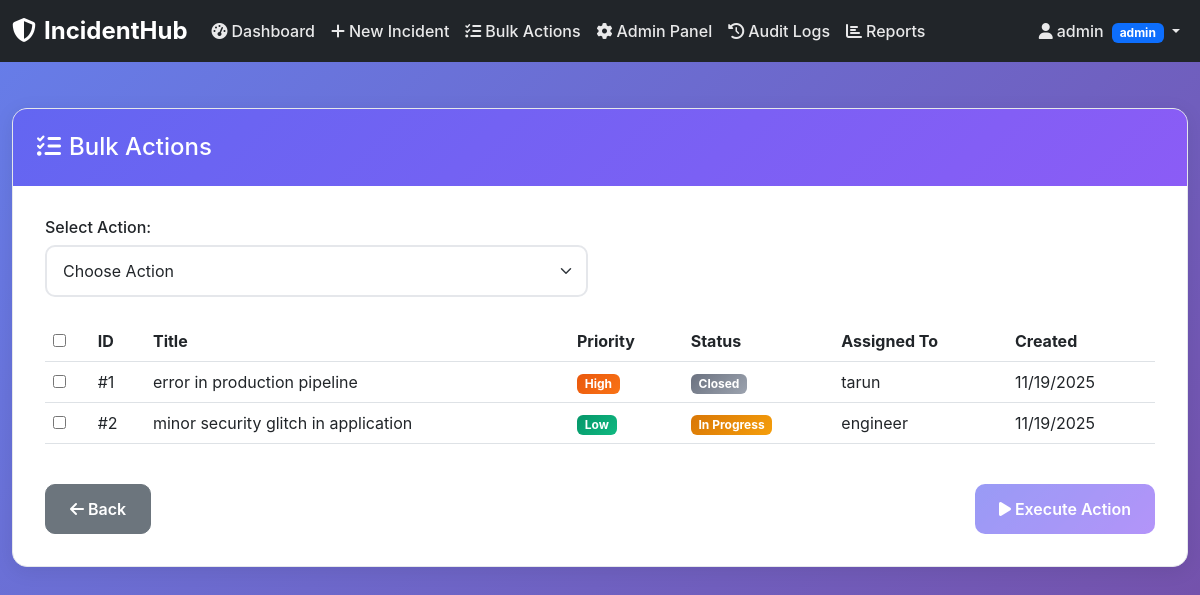
/bulk-actions (signed in), run on the app's committed database.
### app.py (models this page shows, shortened)
class Incident(db.Model):
    id = db.Column(db.Integer, primary_key=True)
    title = db.Column(db.String(200), nullable=False)
    description = db.Column(db.Text, nullable=False)
    priority = db.Column(db.String(20), nullable=False)  # low, medium, high, critical
    severity = db.Column(db.String(20), nullable=False)  # low, medium, high, critical
    status = db.Column(db.String(20), nullable=False, default='open')  # open, in_progress, resolved, closed
    category = db.Column(db.String(50), nullable=False)
    created_by = db.Column(db.Integer, db.ForeignKey('user.id'), nullable=False)
    assigned_to = db.Column(db.Integer, db.ForeignKey('user.id'))
    created_at = db.Column(db.DateTime, default=datetime.utcnow)
    updated_at = db.Column(db.DateTime, default=datetime.utcnow, onupdate=datetime.utcnow)
    resolved_at = db.Column(db.DateTime)
    is_deleted = db.Column(db.Boolean, default=False)
    creator = db.relationship('User', foreign_keys=[created_by], backref='created_incidents')
    assignee = db.relationship('User', foreign_keys=[assigned_to], backref='assigned_incidents')

class User(db.Model):
    id = db.Column(db.Integer, primary_key=True)
    username = db.Column(db.String(80), unique=True, nullable=False)
    email = db.Column(db.String(120), unique=True, nullable=False)
    role = db.Column(db.String(20), nullable=False, default='reporter')  # admin, manager, engineer, reporter
    specialization = db.Column(db.String(50))  # devops, network, security, database, frontend, backend
    password_hash = db.Column(db.String(255), nullable=False)
    created_at = db.Column(db.DateTime, default=datetime.utcnow)
    is_active = db.Column(db.Boolean, default=True)
    permissions = db.Column(db.Text)  # JSON string of permissions
    def has_permission(self, action, incident=None):
        permissions = {
            'admin': ['create', 'read', 'update', 'delete', 'assign', 'close', 'bulk_actions', 'user_management', 'system_settings'],
            'manager': ['create', 'read', 'update', 'assign', 'close', 'bulk_assign', 'team_management'],
            'engineer': ['read', 'update_assigned', 'work_log'],
            'reporter': ['create', 'read_own', 'upload_attachment']
        }
        if action in permissions.get(self.role, []):
            if action == 'read_own' and incident:
                return incident.created_by == self.id
            if action == 'update_assigned' and incident:
                return incident.assigned_to == self.id
            return True
        return False

### app.py (the view)
@app.route('/bulk-actions')
@login_required
@permission_required('bulk_actions')
def bulk_actions():
    user = User.query.get(session['user_id'])
    incidents = Incident.query.filter_by(is_deleted=False).all()
    users = User.query.filter_by(role='engineer', is_active=True).all()
    return render_template('bulk_actions.html', incidents=incidents, users=users)

### app.py (called while the page is built)
def login_required(f):
    @wraps(f)
    def decorated_function(*args, **kwargs):
        if 'user_id' not in session:
            logger.warning(f"Unauthorized access attempt to {request.endpoint}")
            return redirect(url_for('login'))
        return f(*args, **kwargs)
    return decorated_function

def permission_required(action):
    def decorator(f):
        @wraps(f)
        def decorated_function(*args, **kwargs):
            if 'user_id' not in session:
                return redirect(url_for('login'))
            user = User.query.get(session['user_id'])
            if not user or not user.has_permission(action):
                logger.warning(f"Permission denied for user {user.username if user else 'Unknown'} on action {action}")
                flash('Permission denied', 'error')
                return redirect(url_for('dashboard'))
            return f(*args, **kwargs)
        return decorated_function
    return decorator

### templates/bulk_actions.html (shortened to what this page needs)
{% extends "base.html" %}
{% block content %}
<div class="container-fluid">
    <div class="row">
        <div class="col-12">
            <div class="content-card">
                <div class="content-header">
                    <h4 class="mb-0">
                        <i class="fas fa-tasks me-2"></i>Bulk Actions
                    </h4>
                </div>
                <div class="content-body">
                    <div class="row mb-4">
                        <div class="col-md-6">
                            <h6>Select Action:</h6>
                            <select class="form-select" id="bulkAction">
                                <option value="">Choose Action</option>
                            </select>
                        </div>
                    </div>
                    <div class="table-responsive">
                        <table class="table table-hover">
                            <thead>
                                <tr>
                                    <th><input type="checkbox" id="selectAll"></th>
                                    <th>ID</th>
                                    <th>Title</th>
                                    <th>Priority</th>
                                    <th>Status</th>
                                    <th>Assigned To</th>
                                    <th>Created</th>
                                </tr>
                            </thead>
                            <tbody>
                                {% for incident in incidents %}
                                <tr>
                                    <td><input type="checkbox" class="incident-checkbox" value="{{ incident.id }}"></td>
                                    <td>#{{ incident.id }}</td>
                                    <td>{{ incident.title }}</td>
                                    <td><span class="badge severity-{{ incident.priority }}">{{ incident.priority.title() }}</span></td>
                                    <td><span class="badge status-{{ incident.status }}">{{ incident.status.replace('_', ' ').title() }}</span></td>
                                    <td>{{ incident.assignee.username if incident.assignee else 'Unassigned' }}</td>
                                    <td>{{ incident.created_at.strftime('%m/%d/%Y') }}</td>
                                </tr>
                                {% endfor %}
                            </tbody>
                        </table>
                    </div>
                    <div class="d-flex justify-content-between mt-4">
                        <a href="{{ url_for('dashboard') }}" class="btn btn-secondary">
                            <i class="fas fa-arrow-left me-1"></i>Back
                        </a>
                        <button class="btn btn-primary" onclick="executeBulkAction()" id="executeBtn" disabled>
                            <i class="fas fa-play me-1"></i>Execute Action
                        </button>
                    </div>
                </div>
            </div>
        </div>
    </div>
</div>
{% endblock %}

### static/css/style.css (style rules this page uses)
:root { --primary-color: #6366f1; --secondary-color: #8b5cf6; --success-color: #10b981; --warning-color: #f59e0b; --danger-color: #ef4444; --dark-color: #1f2937; --light-color: #f8fafc; --border-color: #e5e7eb; }
body { font-family: 'Inter', -apple-system, BlinkMacSystemFont, sans-serif; background: linear-gradient(135deg, #667eea 0%, #764ba2 100%); min-height: 100vh; }
.severity-high { background: linear-gradient(135deg, #ea580c, #f97316); }
.severity-low { background: linear-gradient(135deg, #059669, #10b981); }
.status-in_progress { background: linear-gradient(135deg, #d97706, #f59e0b); }
.status-closed { background: linear-gradient(135deg, #6b7280, #9ca3af); }
.form-control, .form-select { border-radius: 10px; border: 2px solid var(--border-color); padding: 0.75rem 1rem; transition: all 0.3s ease; }
.btn { border-radius: 10px; padding: 0.75rem 1.5rem; font-weight: 600; transition: all 0.3s ease; }
.btn-primary { background: linear-gradient(135deg, var(--primary-color), var(--secondary-color)); border: none; }
.content-card { background: white; border-radius: 15px; box-shadow: 0 4px 20px rgba(0, 0, 0, 0.08); border: 1px solid var(--border-color); overflow: hidden; }
.content-header { background: linear-gradient(135deg, var(--primary-color), var(--secondary-color)); color: white; padding: 1.5rem; }
.content-body { padding: 2rem; }

### data on the page
Incident: id "1", title "error in production pipeline", priority "High", status.replace "Closed", assignee "tarun", created_at "11/19/2025"
Incident: id "2", title "minor security glitch in application", priority "Low", status.replace "In Progress", assignee "engineer", created_at "11/19/2025"

### other printed values
{{ session.username }} "admin"
{{ session.role }} "admin"
